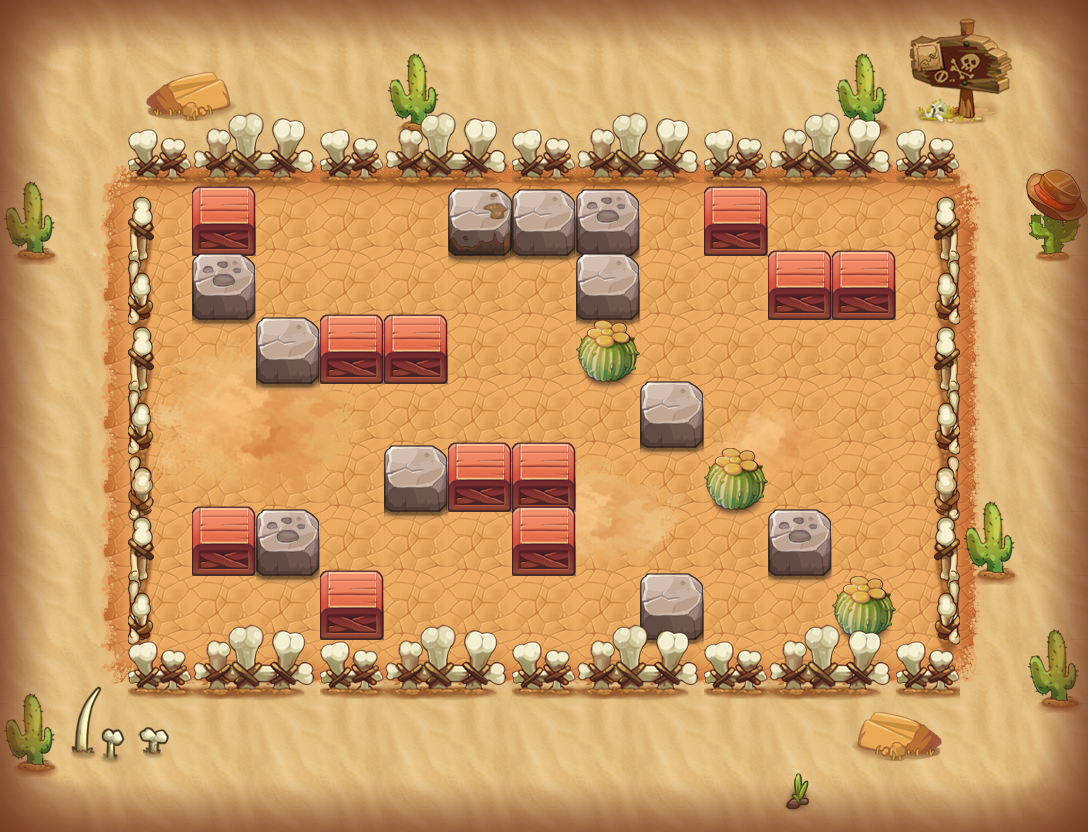

This is a level from a 2D game, rendered from its Tiled map with the project's own tilesets. A one-line summary and the map file follow, with tile-layer data summarised:
An orthogonal 17x13 tile map with 64x64 px tiles, 16 tile layers (PASS, 块层 16, 块层16, 块层 4, ...) and 7 objects (4x TRAP, 2x sc3, PLAYER).

<map version="1.0" orientation="orthogonal" width="17" height="13" tilewidth="64" tileheight="64">
 <properties>
  <property name="DESTRY1" value="255" />
  <property name="DESTRY2" value="314" />
  <property name="DESTRY_COUNT" value="2" />
  <property name="EXP" value="200" />
  <property name="ITEM" value="D003" />
  <property name="MONEY" value="300" />
 </properties>
 <tileset firstgid="1" name="hmpy" tilewidth="64" tileheight="64">
  <image source="hmpy-hd.png" width="1000" height="2048" />
 </tileset>
 <layer name="PASS" width="17" height="13">
  <data>[221 cells, 169 non-empty, 10 distinct tile ids]</data>
 </layer>
 <layer name="块层 16" width="17" height="13">
  <data>[221 cells, 135 non-empty, 25 distinct tile ids]</data>
 </layer>
 <layer name="块层16" width="17" height="13">
  <data>[221 cells, 22 non-empty, 22 distinct tile ids]</data>
 </layer>
 <layer name="块层 4" width="17" height="13">
  <data>[221 cells, 20 non-empty, 7 distinct tile ids]</data>
 </layer>
 <layer name="块层 15" width="17" height="13">
  <data>[221 cells, 33 non-empty, 16 distinct tile ids]</data>
 </layer>
 <layer name="块层 3" width="17" height="13">
  <data>[221 cells, 53 non-empty, 12 distinct tile ids]</data>
 </layer>
 <layer name="块层 5" width="17" height="13">
  <data>[221 cells, 25 non-empty, 6 distinct tile ids]</data>
 </layer>
 <layer name="块层 2" width="17" height="13">
  <data>[221 cells, 60 non-empty, 20 distinct tile ids]</data>
 </layer>
 <layer name="SHELTER 9" width="17" height="13">
  <data>[221 cells, 12 non-empty, 3 distinct tile ids]</data>
 </layer>
 <layer name="SHELTER 8" width="17" height="13">
  <data>[221 cells, 2 non-empty, 2 distinct tile ids]</data>
 </layer>
 <layer name="SHELTER 7" width="17" height="13">
  <data>[221 cells, 4 non-empty, 2 distinct tile ids]</data>
 </layer>
 <layer name="SHELTER 6" width="17" height="13">
  <data>[221 cells, 3 non-empty, 2 distinct tile ids]</data>
 </layer>
 <layer name="SHELTER 5" width="17" height="13">
  <data>[221 cells, 1 non-empty, 1 distinct tile ids]</data>
 </layer>
 <layer name="SHELTER 4" width="17" height="13">
  <data>[221 cells, 3 non-empty, 2 distinct tile ids]</data>
 </layer>
 <layer name="SHELTER 3" width="17" height="13">
  <data>[221 cells, 4 non-empty, 3 distinct tile ids]</data>
 </layer>
 <layer name="SHELTER 2" width="17" height="13">
  <data>[221 cells, 5 non-empty, 4 distinct tile ids]</data>
 </layer>
 <objectgroup name="对象层 1" width="34" height="26">
  <object name="block_control1" type="TRAP" x="832" y="512" width="64" height="64">
   <properties>
    <property name="trap_ani" value="switch.actor" />
    <property name="trap_floor" value="true" />
    <property name="trap_id" value="0" />
    <property name="trap_script" value="trap(&quot;block_control1&quot;):setOpened(false);trap(&quot;block1&quot;):setOpened(false)" />
    <property name="trap_sound_id" value="2" />
    <property name="trap_start_mode" value="0" />
    <property name="trap_state" value="open" />
   </properties>
  </object>
  <object name="PLAYER" type="PLAYER" x="320" y="192" width="64" height="64" />
  <object name="mp1" type="TRAP" x="192" y="576" width="64" height="64">
   <properties>
    <property name="trap_ani" value="mp.actor" />
    <property name="trap_floor" value="true" />
    <property name="trap_id" value="0" />
    <property name="trap_script" value="trap_moveto(&quot;PLAYER&quot;, &quot;mp1&quot;,target(&quot;mp2&quot;):getX(),target(&quot;mp2&quot;):getY() );" />
    <property name="trap_sound_id" value="1" />
    <property name="trap_start_mode" value="0" />
    <property name="trap_state" value="open" />
   </properties>
  </object>
  <object name="mp2" type="TRAP" x="832" y="192" width="64" height="64">
   <properties>
    <property name="trap_ani" value="mp.actor" />
    <property name="trap_floor" value="true" />
    <property name="trap_id" value="0" />
    <property name="trap_script" value="trap_moveto(&quot;PLAYER&quot;, &quot;mp2&quot;,target(&quot;mp1&quot;):getX(),target(&quot;mp1&quot;):getY() );" />
    <property name="trap_sound_id" value="1" />
    <property name="trap_start_mode" value="0" />
    <property name="trap_state" value="open" />
   </properties>
  </object>
  <object name="block1" type="TRAP" x="640" y="512" width="64" height="64">
   <properties>
    <property name="trap_ani" value="blok2.actor" />
    <property name="trap_blok" value="true" />
    <property name="trap_id" value="0" />
   </properties>
  </object>
  <object name="sc3" x="704" y="320" width="64" height="64">
   <properties>
    <property name="quality" value="sc3.quality" />
   </properties>
  </object>
  <object name="sc3" x="768" y="576" width="64" height="64">
   <properties>
    <property name="quality" value="sc3.quality" />
   </properties>
  </object>
 </objectgroup>
</map>
